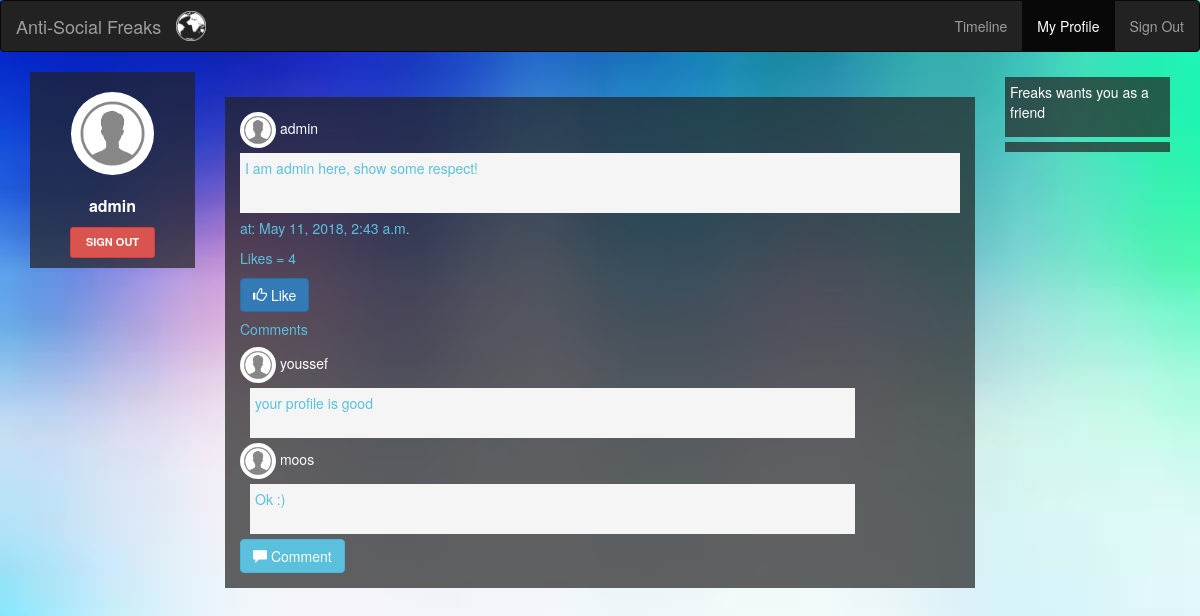
Page /anti-social/profile (signed in) on the committed database.
### Social_Network/models.py (models this page shows, shortened)
class Post(models.Model):# shares is missing $$$$$$$$$$
    publisher = models.ForeignKey(User, on_delete=models.CASCADE)
    content = models.CharField(max_length=2000)
    date = models.DateTimeField(blank=True,default=datetime.now)

class Comment(models.Model):
    post=models.ForeignKey(Post, on_delete=models.CASCADE)
    content = models.CharField(max_length=1000)
    commenter = models.ForeignKey(User, on_delete=models.CASCADE ,null=True )

### Social_Network/views.py (the view)
# urls.py: path('profile', views.profile, name='profile'),  # profile page
def profile(request):
    user = User.objects.get(id = request.user.id)
    posts = Post.objects.filter(publisher=user).order_by('-date')
    friend_requests=Connection.objects.filter(To=request.user,status=0)
    context = {'profile' : user , 'posts':posts , 'friend_requests' : friend_requests}
    return render(request,'Social_Network/myprofile.html',context)

### Social_Network/templates/Social_Network/myprofile.html (shortened to what this page needs)
{% load staticfiles %}
<!DOCTYPE html>
<html lang="en">
<head>
  <link rel="stylesheet" href="https://maxcdn.bootstrapcdn.com/bootstrap/3.3.7/css/bootstrap.min.css">
</head>
<body class="backGround">
<nav class="navbar navbar-inverse ">
      <div class="container-fluid">
        <div class="navbar-header">
          <img class="icon" src="{% static 'Social_Network/images/White_Globe_Icon.png' %}" />
          <a  class="navbar-brand" href="">Anti-Social Freaks</a>
        </div>
            <ul class="nav navbar-nav navbar-right">
              <li> <a href="{%   url 'Social_Network:home' %}">Timeline</a></li>
              <li class="active"><a href="{%   url 'Social_Network:profile' %}">My Profile</a></li>
              <li><a href="logout/">Sign Out</a></li>
            </ul>
      </div>
    </nav>
<div class="container-fluid">
    <div>
    <div class="col-md-2">
      <div class="profile-sidebar">
        <div class="profile-userpic">
          <img src="{% static 'Social_Network/images/Profile-Pic.jpg' %}" class="img-responsive" alt="">
        </div>
        <div class="profile-usertitle">
          <div class="profile-usertitle-name">
            {{ user.username }}
          </div>
        </div>
        <div class="profile-userbuttons">
            <form action="logout/" method="post">
          <button type="submit" class="btn btn-danger btn-sm">Sign Out</button>
                </form>
        </div>
      </div>
    </div>
    <div class="col-sm-8" style="color: #5bc0de">
{% for post in posts %}
            <div class="GeneratedContainers">
            <div>
                <img src="{% static 'Social_Network/images/Profile-Pic.jpg' %}" class="rounded-circle" id="CommentPP">
                <a href= "#"style="color: white;" > {{ post.publisher.username }}</a>
            </div>
            <div>
              <p id="PostLabel">{{ post.content }}</p>
                <p>at: {{ post.date }}</p>
                <p>
                        Likes = {{    post.like_set.count }}
                </p>
            </div>
            <div>
                <form method="post"  action="LikePost/{{ post.id }}/ ">
                     <button type="submit" class="btn btn-primary"><i class="glyphicon glyphicon-thumbs-up"></i> Like</button>
                </form>
            </div>
            <h5>Comments</h5>
{% for comment in post.comment_set.all %}
              <div>
                <img src="{% static 'Social_Network/images/Profile-Pic.jpg' %}" class="rounded-circle" id="CommentPP">
                <a href= "#" style="color: white; " > {{ comment.commenter.username }}</a>
                <div class="clearfix">
                  <p id="CommentLabel"> {{comment.content }} </p>
                </div>
              </div>
              {% endfor %}
<form method="post"  action="CommentPost/{{ post.id }}/ ">
              <button type="submit" class="btn btn-info"><i class="glyphicon glyphicon-comment"></i> Comment </button>
</form>
            </div>
  {% endfor %}
    </div>
    <div class="col-sm-2 sidenav">
      <div class="SuggestedFriendsContainer">
        <p style="color: white;">Freaks wants you as a friend</p>
      </div>
      <div class="SuggestedFriendsContainer">
      </div>
    </div>
  </div>
</div>
</body>
</html>

### rows in the picture
Post: publisher.username "admin", content "I am admin here, show some respect!", date "May 11, 2018, 2:43 a.m.", like_set.count "4"
Comment: commenter.username "youssef", content "your profile is good"
Comment: commenter.username "moos", content "Ok :)"

### other values in the picture
{{ user.username }} "admin"
